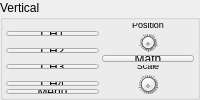
      <widget class="QGroupBox" name="verticalGrpBox">
       <property name="enabled">
        <bool>true</bool>
       </property>
       <property name="sizePolicy">
        <sizepolicy hsizetype="Ignored" vsizetype="Ignored">
         <horstretch>0</horstretch>
         <verstretch>0</verstretch>
        </sizepolicy>
       </property>
       <property name="font">
        <font>
         <italic>false</italic>
         <bold>false</bold>
        </font>
       </property>
       <property name="mouseTracking">
        <bool>false</bool>
       </property>
       <property name="tabletTracking">
        <bool>false</bool>
       </property>
       <property name="windowOpacity">
        <double>1.000000000000000</double>
       </property>
       <property name="windowModified">
        <bool>false</bool>
       </property>
       <property name="toolTipDuration">
        <number>-1</number>
       </property>
       <property name="autoFillBackground">
        <bool>false</bool>
       </property>
       <property name="title">
        <string>Vertical</string>
       </property>
       <property name="checked">
        <bool>false</bool>
       </property>
       <layout class="QHBoxLayout" name="horizontalLayout_14">
        <property name="spacing">
         <number>3</number>
        </property>
        <property name="leftMargin">
         <number>3</number>
        </property>
        <property name="topMargin">
         <number>3</number>
        </property>
        <property name="rightMargin">
         <number>3</number>
        </property>
        <property name="bottomMargin">
         <number>3</number>
        </property>
        <item>
         <layout class="QVBoxLayout" name="verticalLayout_10">
          <property name="spacing">
           <number>3</number>
          </property>
          <property name="leftMargin">
           <number>0</number>
          </property>
          <property name="topMargin">
           <number>0</number>
          </property>
          <property name="rightMargin">
           <number>0</number>
          </property>
          <property name="bottomMargin">
           <number>0</number>
          </property>
          <item>
           <widget class="QLabel" name="ch1InputLabel">
            <property name="enabled">
             <bool>true</bool>
            </property>
            <property name="sizePolicy">
             <sizepolicy hsizetype="Ignored" vsizetype="Ignored">
              <horstretch>0</horstretch>
              <verstretch>0</verstretch>
             </sizepolicy>
            </property>
            <property name="font">
             <font>
              <pointsize>7</pointsize>
              <italic>false</italic>
              <bold>false</bold>
             </font>
            </property>
            <property name="mouseTracking">
             <bool>false</bool>
            </property>
            <property name="tabletTracking">
             <bool>false</bool>
            </property>
            <property name="windowOpacity">
             <double>1.000000000000000</double>
            </property>
            <property name="windowModified">
             <bool>false</bool>
            </property>
            <property name="toolTipDuration">
             <number>-1</number>
            </property>
            <property name="autoFillBackground">
             <bool>false</bool>
            </property>
            <property name="styleSheet">
             <string notr="true">color: #C0C000; font: 7pt;</string>
            </property>
            <property name="lineWidth">
             <number>1</number>
            </property>
            <property name="midLineWidth">
             <number>0</number>
            </property>
            <property name="scaledContents">
             <bool>false</bool>
            </property>
            <property name="alignment">
             <set>Qt::AlignBottom|Qt::AlignHCenter</set>
            </property>
            <property name="wordWrap">
             <bool>false</bool>
            </property>
            <property name="margin">
             <number>0</number>
            </property>
            <property name="indent">
             <number>-1</number>
            </property>
            <property name="openExternalLinks">
             <bool>false</bool>
            </property>
           </widget>
          </item>
          <item>
           <widget class="QPushButton" name="ch1Button">
            <property name="enabled">
             <bool>true</bool>
            </property>
            <property name="sizePolicy">
             <sizepolicy hsizetype="Ignored" vsizetype="Ignored">
              <horstretch>0</horstretch>
              <verstretch>0</verstretch>
             </sizepolicy>
            </property>
            <property name="font">
             <font>
              <italic>false</italic>
              <bold>false</bold>
             </font>
            </property>
            <property name="mouseTracking">
             <bool>false</bool>
            </property>
            <property name="tabletTracking">
             <bool>false</bool>
            </property>
            <property name="windowOpacity">
             <double>1.000000000000000</double>
            </property>
            <property name="windowModified">
             <bool>false</bool>
            </property>
            <property name="toolTipDuration">
             <number>-1</number>
            </property>
            <property name="autoFillBackground">
             <bool>false</bool>
            </property>
            <property name="text">
             <string>CH1</string>
            </property>
            <property name="iconSize">
             <size>
              <width>16</width>
              <height>16</height>
             </size>
            </property>
            <property name="checked">
             <bool>false</bool>
            </property>
            <property name="autoRepeat">
             <bool>false</bool>
            </property>
            <property name="autoExclusive">
             <bool>false</bool>
            </property>
            <property name="autoRepeatDelay">
             <number>300</number>
            </property>
            <property name="autoRepeatInterval">
             <number>100</number>
            </property>
            <property name="autoDefault">
             <bool>false</bool>
            </property>
            <property name="default">
             <bool>false</bool>
            </property>
           </widget>
          </item>
          <item>
           <widget class="QLabel" name="ch2InputLabel">
            <property name="enabled">
             <bool>true</bool>
            </property>
            <property name="sizePolicy">
             <sizepolicy hsizetype="Ignored" vsizetype="Ignored">
              <horstretch>0</horstretch>
              <verstretch>0</verstretch>
             </sizepolicy>
            </property>
            <property name="font">
             <font>
              <pointsize>7</pointsize>
              <italic>false</italic>
              <bold>false</bold>
             </font>
            </property>
            <property name="mouseTracking">
             <bool>false</bool>
            </property>
            <property name="tabletTracking">
             <bool>false</bool>
            </property>
            <property name="windowOpacity">
             <double>1.000000000000000</double>
            </property>
            <property name="windowModified">
             <bool>false</bool>
            </property>
            <property name="toolTipDuration">
             <number>-1</number>
            </property>
            <property name="autoFillBackground">
             <bool>false</bool>
            </property>
            <property name="styleSheet">
             <string notr="true">color: #C0C000; font: 7pt;</string>
            </property>
            <property name="lineWidth">
             <number>1</number>
            </property>
            <property name="midLineWidth">
             <number>0</number>
            </property>
            <property name="scaledContents">
             <bool>false</bool>
            </property>
            <property name="alignment">
             <set>Qt::AlignBottom|Qt::AlignHCenter</set>
            </property>
            <property name="wordWrap">
             <bool>false</bool>
            </property>
            <property name="margin">
             <number>0</number>
            </property>
            <property name="indent">
             <number>-1</number>
            </property>
            <property name="openExternalLinks">
             <bool>false</bool>
            </property>
           </widget>
          </item>
          <item>
           <widget class="QPushButton" name="ch2Button">
            <property name="enabled">
             <bool>true</bool>
            </property>
            <property name="sizePolicy">
             <sizepolicy hsizetype="Ignored" vsizetype="Ignored">
              <horstretch>0</horstretch>
              <verstretch>0</verstretch>
             </sizepolicy>
            </property>
            <property name="font">
             <font>
              <italic>false</italic>
              <bold>false</bold>
             </font>
            </property>
            <property name="mouseTracking">
             <bool>false</bool>
            </property>
            <property name="tabletTracking">
             <bool>false</bool>
            </property>
            <property name="windowOpacity">
             <double>1.000000000000000</double>
            </property>
            <property name="windowModified">
             <bool>false</bool>
            </property>
            <property name="toolTipDuration">
             <number>-1</number>
            </property>
            <property name="autoFillBackground">
             <bool>false</bool>
            </property>
            <property name="text">
             <string>CH2</string>
            </property>
            <property name="iconSize">
             <size>
              <width>16</width>
              <height>16</height>
             </size>
            </property>
            <property name="checked">
             <bool>false</bool>
            </property>
            <property name="autoRepeat">
             <bool>false</bool>
            </property>
            <property name="autoExclusive">
             <bool>false</bool>
            </property>
            <property name="autoRepeatDelay">
             <number>300</number>
            </property>
            <property name="autoRepeatInterval">
             <number>100</number>
            </property>
            <property name="autoDefault">
             <bool>false</bool>
            </property>
            <property name="default">
             <bool>false</bool>
            </property>
           </widget>
          </item>
          <item>
           <widget class="QLabel" name="ch3InputLabel">
            <property name="enabled">
             <bool>true</bool>
            </property>
            <property name="sizePolicy">
             <sizepolicy hsizetype="Ignored" vsizetype="Ignored">
              <horstretch>0</horstretch>
              <verstretch>0</verstretch>
             </sizepolicy>
            </property>
            <property name="font">
             <font>
              <pointsize>7</pointsize>
              <italic>false</italic>
              <bold>false</bold>
             </font>
            </property>
            <property name="mouseTracking">
             <bool>false</bool>
            </property>
            <property name="tabletTracking">
             <bool>false</bool>
            </property>
            <property name="windowOpacity">
             <double>1.000000000000000</double>
            </property>
            <property name="windowModified">
             <bool>false</bool>
            </property>
            <property name="toolTipDuration">
             <number>-1</number>
            </property>
            <property name="autoFillBackground">
             <bool>false</bool>
            </property>
            <property name="styleSheet">
             <string notr="true">color: #C0C000; font: 7pt;</string>
            </property>
            <property name="lineWidth">
             <number>1</number>
            </property>
            <property name="midLineWidth">
             <number>0</number>
            </property>
            <property name="scaledContents">
             <bool>false</bool>
            </property>
            <property name="alignment">
             <set>Qt::AlignBottom|Qt::AlignHCenter</set>
            </property>
            <property name="wordWrap">
             <bool>false</bool>
            </property>
            <property name="margin">
             <number>0</number>
            </property>
            <property name="indent">
             <number>-1</number>
            </property>
            <property name="openExternalLinks">
             <bool>false</bool>
            </property>
           </widget>
          </item>
          <item>
           <widget class="QPushButton" name="ch3Button">
            <property name="enabled">
             <bool>true</bool>
            </property>
            <property name="sizePolicy">
             <sizepolicy hsizetype="Ignored" vsizetype="Ignored">
              <horstretch>0</horstretch>
              <verstretch>0</verstretch>
             </sizepolicy>
            </property>
            <property name="font">
             <font>
              <italic>false</italic>
              <bold>false</bold>
             </font>
            </property>
            <property name="mouseTracking">
             <bool>false</bool>
            </property>
            <property name="tabletTracking">
             <bool>false</bool>
            </property>
            <property name="windowOpacity">
             <double>1.000000000000000</double>
            </property>
            <property name="windowModified">
             <bool>false</bool>
            </property>
            <property name="toolTipDuration">
             <number>-1</number>
            </property>
            <property name="autoFillBackground">
             <bool>false</bool>
            </property>
            <property name="text">
             <string>CH3</string>
            </property>
            <property name="iconSize">
             <size>
              <width>16</width>
              <height>16</height>
             </size>
            </property>
            <property name="checked">
             <bool>false</bool>
            </property>
            <property name="autoRepeat">
             <bool>false</bool>
            </property>
            <property name="autoExclusive">
             <bool>false</bool>
            </property>
            <property name="autoRepeatDelay">
             <number>300</number>
            </property>
            <property name="autoRepeatInterval">
             <number>100</number>
            </property>
            <property name="autoDefault">
             <bool>false</bool>
            </property>
            <property name="default">
             <bool>false</bool>
            </property>
           </widget>
          </item>
          <item>
           <widget class="QLabel" name="ch4InputLabel">
            <property name="enabled">
             <bool>true</bool>
            </property>
            <property name="sizePolicy">
             <sizepolicy hsizetype="Ignored" vsizetype="Ignored">
              <horstretch>0</horstretch>
              <verstretch>0</verstretch>
             </sizepolicy>
            </property>
            <property name="font">
             <font>
              <pointsize>7</pointsize>
              <italic>false</italic>
              <bold>false</bold>
             </font>
            </property>
            <property name="mouseTracking">
             <bool>false</bool>
            </property>
            <property name="tabletTracking">
             <bool>false</bool>
            </property>
            <property name="windowOpacity">
             <double>1.000000000000000</double>
            </property>
            <property name="windowModified">
             <bool>false</bool>
            </property>
            <property name="toolTipDuration">
             <number>-1</number>
            </property>
            <property name="autoFillBackground">
             <bool>false</bool>
            </property>
            <property name="styleSheet">
             <string notr="true">color: #C0C000; font: 7pt;</string>
            </property>
            <property name="lineWidth">
             <number>1</number>
            </property>
            <property name="midLineWidth">
             <number>0</number>
            </property>
            <property name="scaledContents">
             <bool>false</bool>
            </property>
            <property name="alignment">
             <set>Qt::AlignBottom|Qt::AlignHCenter</set>
            </property>
            <property name="wordWrap">
             <bool>false</bool>
            </property>
            <property name="margin">
             <number>0</number>
            </property>
            <property name="indent">
             <number>-1</number>
            </property>
            <property name="openExternalLinks">
             <bool>false</bool>
            </property>
           </widget>
          </item>
          <item>
           <widget class="QPushButton" name="ch4Button">
            <property name="enabled">
             <bool>true</bool>
            </property>
            <property name="sizePolicy">
             <sizepolicy hsizetype="Ignored" vsizetype="Ignored">
              <horstretch>0</horstretch>
              <verstretch>0</verstretch>
             </sizepolicy>
            </property>
            <property name="font">
             <font>
              <italic>false</italic>
              <bold>false</bold>
             </font>
            </property>
            <property name="mouseTracking">
             <bool>false</bool>
            </property>
            <property name="tabletTracking">
             <bool>false</bool>
            </property>
            <property name="windowOpacity">
             <double>1.000000000000000</double>
            </property>
            <property name="windowModified">
             <bool>false</bool>
            </property>
            <property name="toolTipDuration">
             <number>-1</number>
            </property>
            <property name="autoFillBackground">
             <bool>false</bool>
            </property>
            <property name="text">
             <string>CH4</string>
            </property>
            <property name="iconSize">
             <size>
              <width>16</width>
              <height>16</height>
             </size>
            </property>
            <property name="checked">
             <bool>false</bool>
            </property>
            <property name="autoRepeat">
             <bool>false</bool>
            </property>
            <property name="autoExclusive">
             <bool>false</bool>
            </property>
            <property name="autoRepeatDelay">
             <number>300</number>
            </property>
            <property name="autoRepeatInterval">
             <number>100</number>
            </property>
            <property name="autoDefault">
             <bool>false</bool>
            </property>
            <property name="default">
             <bool>false</bool>
            </property>
           </widget>
          </item>
          <item>
           <widget class="QPushButton" name="chanMenuButton">
            <property name="enabled">
             <bool>true</bool>
            </property>
            <property name="sizePolicy">
             <sizepolicy hsizetype="Ignored" vsizetype="Ignored">
              <horstretch>0</horstretch>
              <verstretch>0</verstretch>
             </sizepolicy>
            </property>
            <property name="font">
             <font>
              <italic>false</italic>
              <bold>false</bold>
             </font>
            </property>
            <property name="mouseTracking">
             <bool>false</bool>
            </property>
            <property name="tabletTracking">
             <bool>false</bool>
            </property>
            <property name="windowOpacity">
             <double>1.000000000000000</double>
            </property>
            <property name="windowModified">
             <bool>false</bool>
            </property>
            <property name="toolTipDuration">
             <number>-1</number>
            </property>
            <property name="autoFillBackground">
             <bool>false</bool>
            </property>
            <property name="text">
             <string>Menu</string>
            </property>
            <property name="iconSize">
             <size>
              <width>16</width>
              <height>16</height>
             </size>
            </property>
            <property name="checked">
             <bool>false</bool>
            </property>
            <property name="autoRepeat">
             <bool>false</bool>
            </property>
            <property name="autoExclusive">
             <bool>false</bool>
            </property>
            <property name="autoRepeatDelay">
             <number>300</number>
            </property>
            <property name="autoRepeatInterval">
             <number>100</number>
            </property>
            <property name="autoDefault">
             <bool>false</bool>
            </property>
            <property name="default">
             <bool>false</bool>
            </property>
           </widget>
          </item>
         </layout>
        </item>
        <item>
         <layout class="QVBoxLayout" name="verticalLayout_11" stretch="1,3,1,1,3">
          <property name="spacing">
           <number>3</number>
          </property>
          <property name="leftMargin">
           <number>0</number>
          </property>
          <property name="topMargin">
           <number>0</number>
          </property>
          <property name="rightMargin">
           <number>0</number>
          </property>
          <property name="bottomMargin">
           <number>0</number>
          </property>
          <item>
           <widget class="QLabel" name="vertOffsetLabel">
            <property name="enabled">
             <bool>true</bool>
            </property>
            <property name="sizePolicy">
             <sizepolicy hsizetype="Ignored" vsizetype="Ignored">
              <horstretch>0</horstretch>
              <verstretch>0</verstretch>
             </sizepolicy>
            </property>
            <property name="font">
             <font>
              <pointsize>7</pointsize>
              <italic>false</italic>
              <bold>false</bold>
             </font>
            </property>
            <property name="mouseTracking">
             <bool>false</bool>
            </property>
            <property name="tabletTracking">
             <bool>false</bool>
            </property>
            <property name="windowOpacity">
             <double>1.000000000000000</double>
            </property>
            <property name="windowModified">
             <bool>false</bool>
            </property>
            <property name="toolTipDuration">
             <number>-1</number>
            </property>
            <property name="autoFillBackground">
             <bool>false</bool>
            </property>
            <property name="styleSheet">
             <string notr="true">font: 7pt;</string>
            </property>
            <property name="lineWidth">
             <number>1</number>
            </property>
            <property name="midLineWidth">
             <number>0</number>
            </property>
            <property name="text">
             <string>Position</string>
            </property>
            <property name="scaledContents">
             <bool>false</bool>
            </property>
            <property name="alignment">
             <set>Qt::AlignBottom|Qt::AlignHCenter</set>
            </property>
            <property name="wordWrap">
             <bool>false</bool>
            </property>
            <property name="margin">
             <number>0</number>
            </property>
            <property name="indent">
             <number>-1</number>
            </property>
            <property name="openExternalLinks">
             <bool>false</bool>
            </property>
           </widget>
          </item>
          <item>
           <widget class="Dial" name="vertOffsetDial">
            <property name="enabled">
             <bool>true</bool>
            </property>
            <property name="sizePolicy">
             <sizepolicy hsizetype="Ignored" vsizetype="Ignored">
              <horstretch>0</horstretch>
              <verstretch>0</verstretch>
             </sizepolicy>
            </property>
            <property name="font">
             <font>
              <italic>false</italic>
              <bold>false</bold>
             </font>
            </property>
            <property name="mouseTracking">
             <bool>false</bool>
            </property>
            <property name="tabletTracking">
             <bool>false</bool>
            </property>
            <property name="windowOpacity">
             <double>1.000000000000000</double>
            </property>
            <property name="windowModified">
             <bool>false</bool>
            </property>
            <property name="toolTipDuration">
             <number>-1</number>
            </property>
            <property name="autoFillBackground">
             <bool>false</bool>
            </property>
            <property name="maximum">
             <number>100</number>
            </property>
            <property name="wrapping">
             <bool>true</bool>
            </property>
            <property name="notchesVisible">
             <bool>true</bool>
            </property>
           </widget>
          </item>
          <item>
           <widget class="QPushButton" name="mathMenuButton">
            <property name="enabled">
             <bool>true</bool>
            </property>
            <property name="sizePolicy">
             <sizepolicy hsizetype="Ignored" vsizetype="Ignored">
              <horstretch>0</horstretch>
              <verstretch>0</verstretch>
             </sizepolicy>
            </property>
            <property name="font">
             <font>
              <italic>false</italic>
              <bold>false</bold>
             </font>
            </property>
            <property name="mouseTracking">
             <bool>false</bool>
            </property>
            <property name="tabletTracking">
             <bool>false</bool>
            </property>
            <property name="windowOpacity">
             <double>1.000000000000000</double>
            </property>
            <property name="windowModified">
             <bool>false</bool>
            </property>
            <property name="toolTipDuration">
             <number>-1</number>
            </property>
            <property name="autoFillBackground">
             <bool>false</bool>
            </property>
            <property name="text">
             <string>Math</string>
            </property>
            <property name="iconSize">
             <size>
              <width>16</width>
              <height>16</height>
             </size>
            </property>
            <property name="checked">
             <bool>false</bool>
            </property>
            <property name="autoRepeat">
             <bool>false</bool>
            </property>
            <property name="autoExclusive">
             <bool>false</bool>
            </property>
            <property name="autoRepeatDelay">
             <number>300</number>
            </property>
            <property name="autoRepeatInterval">
             <number>100</number>
            </property>
            <property name="autoDefault">
             <bool>false</bool>
            </property>
            <property name="default">
             <bool>false</bool>
            </property>
           </widget>
          </item>
          <item>
           <widget class="QLabel" name="vertScaleLabel">
            <property name="enabled">
             <bool>true</bool>
            </property>
            <property name="sizePolicy">
             <sizepolicy hsizetype="Ignored" vsizetype="Ignored">
              <horstretch>0</horstretch>
              <verstretch>0</verstretch>
             </sizepolicy>
            </property>
            <property name="font">
             <font>
              <pointsize>7</pointsize>
              <italic>false</italic>
              <bold>false</bold>
             </font>
            </property>
            <property name="mouseTracking">
             <bool>false</bool>
            </property>
            <property name="tabletTracking">
             <bool>false</bool>
            </property>
            <property name="windowOpacity">
             <double>1.000000000000000</double>
            </property>
            <property name="windowModified">
             <bool>false</bool>
            </property>
            <property name="toolTipDuration">
             <number>-1</number>
            </property>
            <property name="autoFillBackground">
             <bool>false</bool>
            </property>
            <property name="styleSheet">
             <string notr="true">font: 7pt;</string>
            </property>
            <property name="lineWidth">
             <number>1</number>
            </property>
            <property name="midLineWidth">
             <number>0</number>
            </property>
            <property name="text">
             <string>Scale</string>
            </property>
            <property name="scaledContents">
             <bool>false</bool>
            </property>
            <property name="alignment">
             <set>Qt::AlignBottom|Qt::AlignHCenter</set>
            </property>
            <property name="wordWrap">
             <bool>false</bool>
            </property>
            <property name="margin">
             <number>0</number>
            </property>
            <property name="indent">
             <number>-1</number>
            </property>
            <property name="openExternalLinks">
             <bool>false</bool>
            </property>
           </widget>
          </item>
          <item>
           <widget class="Dial" name="vertScaleDial">
            <property name="enabled">
             <bool>true</bool>
            </property>
            <property name="sizePolicy">
             <sizepolicy hsizetype="Ignored" vsizetype="Ignored">
              <horstretch>0</horstretch>
              <verstretch>0</verstretch>
             </sizepolicy>
            </property>
            <property name="font">
             <font>
              <italic>false</italic>
              <bold>false</bold>
             </font>
            </property>
            <property name="mouseTracking">
             <bool>false</bool>
            </property>
            <property name="tabletTracking">
             <bool>false</bool>
            </property>
            <property name="windowOpacity">
             <double>1.000000000000000</double>
            </property>
            <property name="windowModified">
             <bool>false</bool>
            </property>
            <property name="toolTipDuration">
             <number>-1</number>
            </property>
            <property name="autoFillBackground">
             <bool>false</bool>
            </property>
            <property name="maximum">
             <number>100</number>
            </property>
            <property name="wrapping">
             <bool>true</bool>
            </property>
            <property name="notchesVisible">
             <bool>true</bool>
            </property>
           </widget>
          </item>
         </layout>
        </item>
       </layout>
      </widget>
